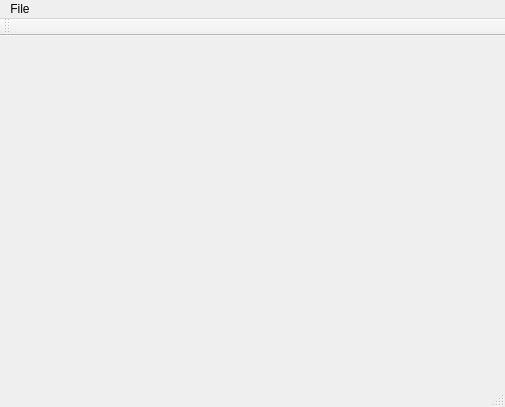
<?xml version="1.0" encoding="UTF-8"?>
<ui version="4.0">
 <class>MainWindow</class>
 <widget class="QMainWindow" name="MainWindow">
  <property name="geometry">
   <rect>
    <x>0</x>
    <y>0</y>
    <width>505</width>
    <height>407</height>
   </rect>
  </property>
  <property name="windowTitle">
   <string>MainWindow</string>
  </property>
  <widget class="QWidget" name="centralWidget">
   <layout class="QVBoxLayout" name="verticalLayout">
    <item>
     <widget class="QCustomPlot" name="widget" native="true"/>
    </item>
   </layout>
  </widget>
  <widget class="QMenuBar" name="menuBar">
   <property name="geometry">
    <rect>
     <x>0</x>
     <y>0</y>
     <width>505</width>
     <height>21</height>
    </rect>
   </property>
   <widget class="QMenu" name="menuFile">
    <property name="title">
     <string>File</string>
    </property>
    <addaction name="actionOpen"/>
    <addaction name="actionClose"/>
    <addaction name="actionExit"/>
   </widget>
   <addaction name="menuFile"/>
  </widget>
  <widget class="QToolBar" name="mainToolBar">
   <attribute name="toolBarArea">
    <enum>TopToolBarArea</enum>
   </attribute>
   <attribute name="toolBarBreak">
    <bool>false</bool>
   </attribute>
  </widget>
  <widget class="QStatusBar" name="statusBar"/>
  <action name="actionOpen">
   <property name="text">
    <string>Open</string>
   </property>
  </action>
  <action name="actionClose">
   <property name="text">
    <string>Close</string>
   </property>
  </action>
  <action name="actionExit">
   <property name="text">
    <string>Exit</string>
   </property>
  </action>
 </widget>
 <layoutdefault spacing="6" margin="11"/>
 <customwidgets>
  <customwidget>
   <class>QCustomPlot</class>
   <extends>QWidget</extends>
   <header>qcustomplot.h</header>
   <container>1</container>
  </customwidget>
 </customwidgets>
 <resources/>
 <connections/>
</ui>
